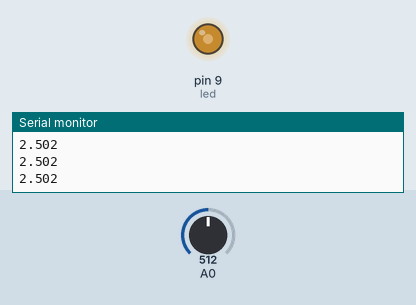
Recording of a sketch running on a simulated Arduino Uno, built with avr-gcc and run on an emulated ATmega328P. Parts: output pins drawn as LEDs (lit = HIGH), the last lines printed to the serial monitor. The inputs (shaded band) are chosen by the test bench; at power-on: A0 = 512.

Above: at 1.2 s.
1.3 s: A0 set to 716
At 2.5 s:
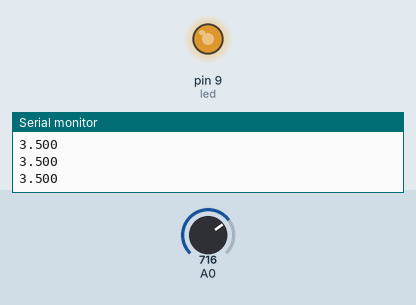
2.8 s: A0 set to 900
At 3.7 s:
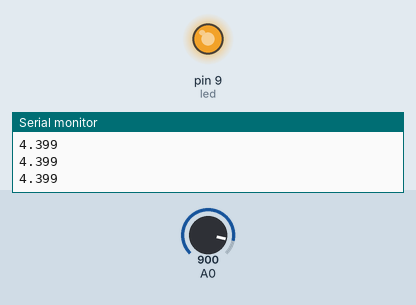
4.3 s: A0 set to 122
At 4.9 s:
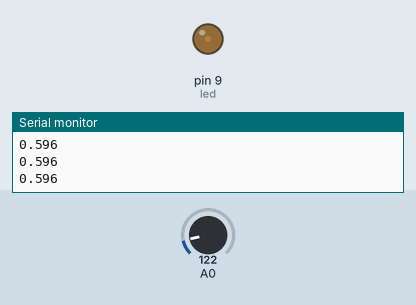
5.8 s: A0 set to 0
At 7.2 s:
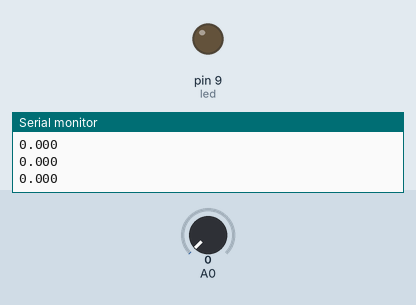
Timing chart, 0 to 8.3 s (numbered marks = the images above; inputs shaded):
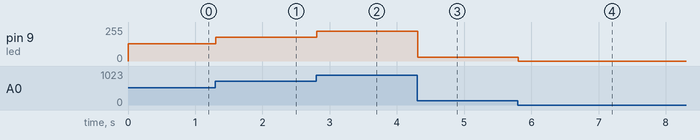

Measured:
- after the input at 1.3 s, pin 9 (led): 128/255 → 179/255 at once
- after the input at 2.8 s, pin 9 (led): 179/255 → 225/255 at once
- after the input at 4.3 s, pin 9 (led): 225/255 → 30/255 at once
- after the input at 5.8 s, pin 9 (led): 30/255 → 0/255 at once

The sketch:

Ex8_PartB_s235096.ino
```cpp
int led = 9;

void setup() {
  Serial.begin(9600);
  pinMode(led, OUTPUT);
}

void loop() {
  int sensorValue = analogRead(A0);
  // Converting from 0-1023 to 0-5 Volt
  float voltage = sensorValue * (5.0 / 1023.0);
  // Print the value with 3 decimals
  Serial.println(voltage, 3);
  // Write the voltage to the led, divide by 4 as analogWrite takes max 255
  analogWrite(led, sensorValue/4);

  delay(1);
}
```
